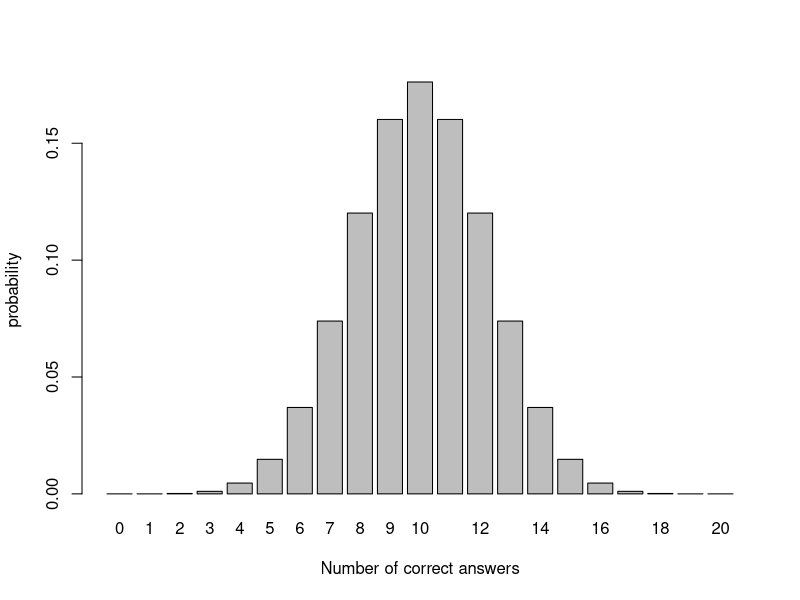
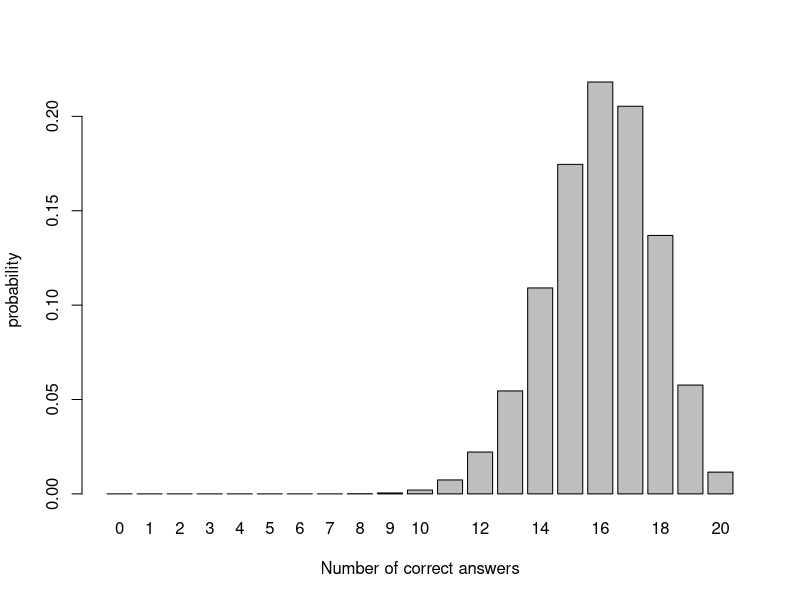
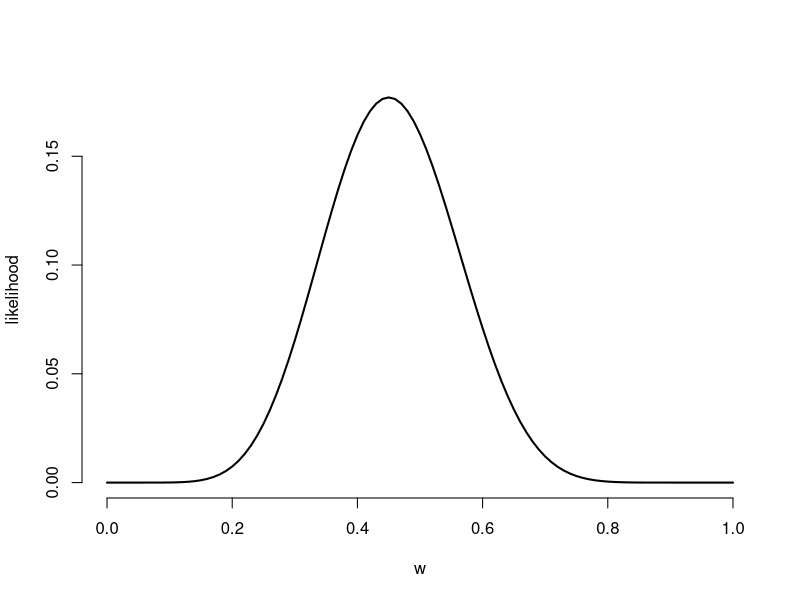
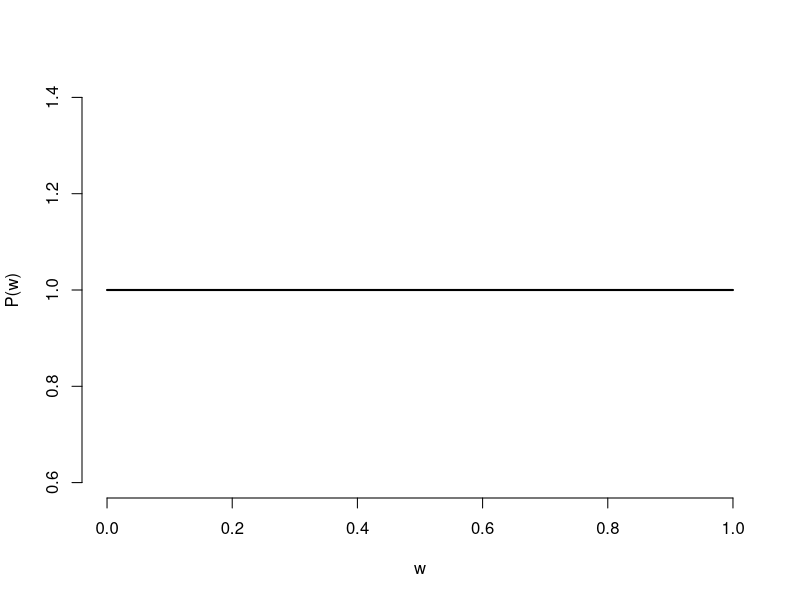
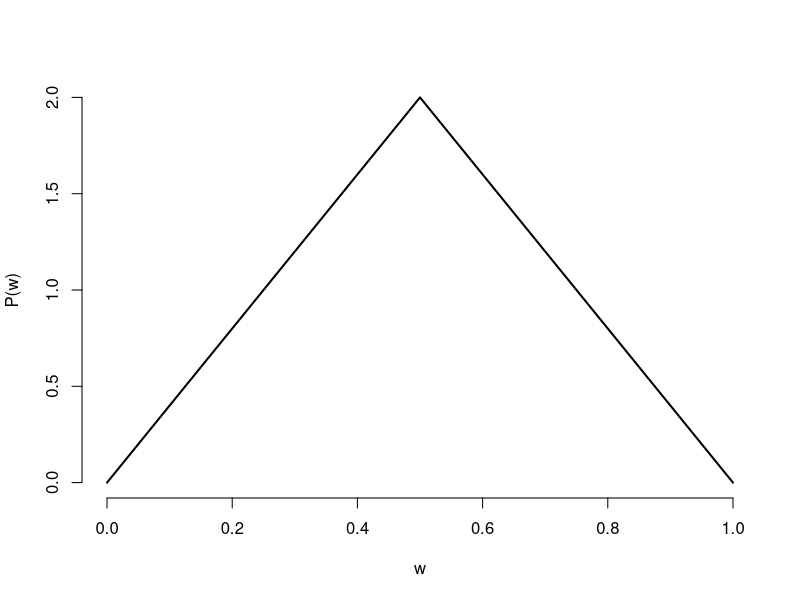
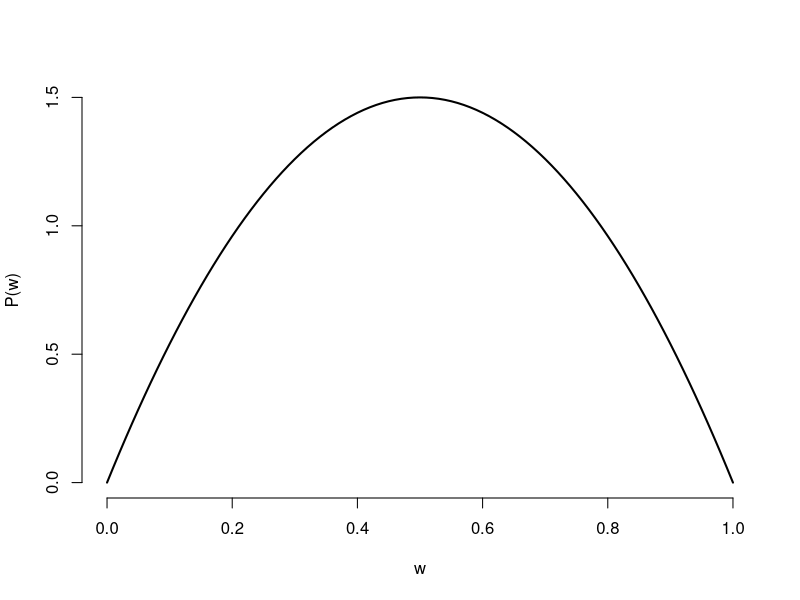
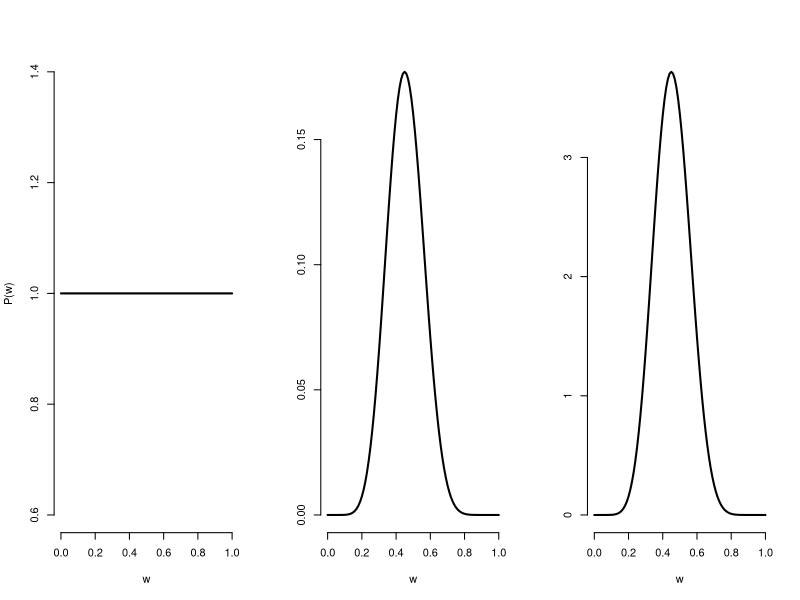
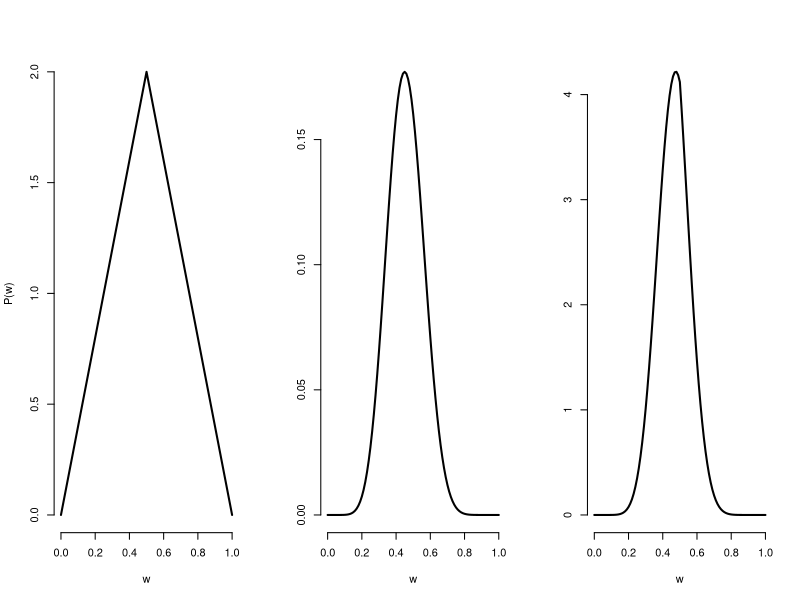

These figures' R source, in order:
# notes for lecture 2


# setup: 20 trials of therapeutic touch experiment
# model: binomial, with parameter w = prob of success
# on each trial
# let's recall how to plot probability distributions 
# for a couple of possible values
# of w: say, w = 0.5 and w = 0.8
x = 0:20  # possible values of observed data
y1 = dbinom(x, size=20, prob=0.5)
y2 = dbinom(x, size=20, prob=0.8)

# plot probability distributions
# these give us "potential" data for a fixed population parameter

barplot(y1, names.arg = 0:20,
        xlab = "Number of correct answers",
        ylab = "probability")
barplot(y2, names.arg = 0:20, 
        xlab = "Number of correct answers",
        ylab = "probability")

# problem of inference is in reverse
# given observed data and two competing models:
# 1. which model most likely to produce data?
# 2. what is the most likely value for the model's parameter(s)?

# our goal is to compute P(M | data)

# Bayes theorem: P(M | data) = P(M) x P(data | M)/P(data)
# or roughly: posterior = prior x likelihood

# example data
d = 9 # gives similar results to Emily Rosa study

# build and plot binomial likelihood
likelihood = function(x) dbinom(d, size=20, prob=x)
curve(likelihood(x), from=0, to=1,
      lwd=2, bty="n",
      xlab="w",
      ylab="likelihood")

# likelihood function is not a probability distribution
# need Bayes theorem to transform it into one

# what prior to use?
# let's consider 3 different ones

# build and plot "uniform" prior
par(mfrow=c(1,1))
prior1 = function(x) dunif(x, min=0, max=1)
curve(prior1(x), from=0, to=1,
      lwd=2, bty="n",
      xlab="w",
      ylab="P(w)")

# build and plot "sharp peaked" prior
prior2 = function(x) ifelse(x<=0.5, 4*x, 4-4*x)
curve(prior2(x), from=0, to=1,
      lwd=2, bty="n",
      xlab="w",
      ylab="P(w)")

# build and plot "smooth peaked" prior
prior3 = function(x) dbeta(x,2,2)
curve(prior3(x), from=0, to=1,
      lwd=2, bty="n",
      xlab="w",
      ylab="P(w)")

# technical note: prior x likelihood is not a probability 
# distribution, so must "normalize" -- i.e., divide by area 
# under this curve the resulting function 
# is a probability distribution

# need area under prior x likelihood for each prior:
area1 = integrate(function(x) (prior1(x)*likelihood(x)), 0,1)$value
area2 = integrate(function(x) (prior2(x)*likelihood(x)), 0,1)$value
area3 = integrate(function(x) (prior3(x)*likelihood(x)), 0,1)$value


# construct posteriors
posterior1 = function(x){
  prior1(x)*likelihood(x)/area1
}

posterior2 = function(x){
  prior2(x)*likelihood(x)/area2
}

posterior3 = function(x){
  prior3(x)*likelihood(x)/area3
}


#  plot posteriors

par(mfrow=c(1,3))

curve(prior1(x), from=0, to=1,
      lwd=2, bty="n",
      xlab="w",
      ylab="P(w)")

curve(likelihood(x), from=0, to=1,
      lwd=2, bty="n",
      xlab="w",
      ylab="")

curve(posterior1(x), from=0, to=1,
      lwd=2, bty="n",
      xlab="w",
      ylab="")

curve(prior2(x), from=0, to=1,
      lwd=2, bty="n",
      xlab="w",
      ylab="P(w)")

curve(likelihood(x), from=0, to=1,
      lwd=2, bty="n",
      xlab="w",
      ylab="")

curve(posterior2(x), from=0, to=1,
      lwd=2, bty="n",
      xlab="w",
      ylab="")


curve(prior3(x), from=0, to=1,
      lwd=2, bty="n",
      xlab="w",
      ylab="P(w)")

curve(likelihood(x), from=0, to=1,
      lwd=2, bty="n",
      xlab="w",
      ylab="")

curve(posterior3(x), from=0, to=1,
      lwd=2, bty="n",
      xlab="w",
      ylab="")



# build and plot 95% credible intervals
par(mfrow=c(1,1))

# uniform prior 
# need to roll my own CDF function
cdf = function(x) integrate(posterior1, 0, x)$value
qPost = function(p){
  tempf = function(t) cdf(t)-p
  return(uniroot(tempf,c(0,1))$root)
}

a = qPost(0.025)
m = qPost(0.5) # median
b = qPost(0.975)

w = seq(0,1,length.out=200)
plot(w, posterior1(w), type="l", 
     ylim=c(0,5), lwd=2, lty=1, bty="n",
     ylab="P(w)")
region = (w > a & w < b)
y = posterior1(w)
X = c(w[region][1], w[region], rev(w[region])[1])
Y = c(0,y[region],0)
polygon(X,Y, border=1, col="gray")
text(a,1.1*posterior1(a), sprintf("%0.3f",a), pos=2)
text(b,1.1*posterior1(b), sprintf("%0.3f",b), pos=4)
lines(c(m,m), c(0,posterior1(m)), lty=2)
text(m,posterior1(m), sprintf("%0.3f",m), pos=3)

# sharp peaked prior 
# need to roll my own CDF function
cdf = function(x) integrate(posterior2, 0, x)$value
qPost = function(p){
  tempf = function(t) cdf(t)-p
  return(uniroot(tempf,c(0,1))$root)
}

a = qPost(0.025)
m = qPost(0.5) # median
b = qPost(0.975)

w = seq(0,1,length.out=200)
plot(w, posterior2(w), type="l", 
     ylim=c(0,5), lwd=2, lty=1, bty="n",
     ylab="P(w)")
region = (w > a & w < b)
y = posterior2(w)
X = c(w[region][1], w[region], rev(w[region])[1])
Y = c(0,y[region],0)
polygon(X,Y, border=1, col="gray")
text(a,1.1*posterior2(a), sprintf("%0.3f",a), pos=2)
text(b,1.1*posterior2(b), sprintf("%0.3f",b), pos=4)
lines(c(m,m), c(0,posterior2(m)), lty=2)
text(m,posterior2(m), sprintf("%0.3f",m), pos=3)

# smooth peaked prior 
cdf = function(x) integrate(posterior3, 0, x)$value
qPost = function(p){
  tempf = function(t) cdf(t)-p
  return(uniroot(tempf,c(0,1))$root)
}

a = qPost(0.025)
m = qPost(0.5) # median
b = qPost(0.975)

w = seq(0,1,length.out=200)
plot(w, posterior3(w), type="l", 
     ylim=c(0,5), lwd=2, lty=1, bty="n",
     ylab="P(w)")
region = (w > a & w < b)
y = posterior3(w)
X = c(w[region][1], w[region], rev(w[region])[1])
Y = c(0,y[region],0)
polygon(X,Y, border=1, col="gray")
text(a,1.1*posterior3(a), sprintf("%0.3f",a), pos=2)
text(b,1.1*posterior3(b), sprintf("%0.3f",b), pos=4)
lines(c(m,m), c(0,posterior3(m)), lty=2)
text(m,posterior3(m), sprintf("%0.3f",m), pos=3)



# Bayes factors from prior predictive

N=20

priorPred1 = function(x, N, lo, hi) {  # uniform prior
  y = numeric(length(x))
  for (i in 1:length(x)) {
    y[i] = integrate(function(w) dunif(w, lo, hi) * dbinom(x[i], N, w),
                     0, 1, subdivisions = 10000L,
                     rel.tol = 1e-4, 
                     abs.tol = 1e-4,
                     stop.on.error = TRUE,
                     keep.xy = FALSE, 
                     aux = NULL)$value
  }
  y
}

priorPred2 = function(x, N) {  # beta(2,2) prior
  y = numeric(length(x))
  for (i in 1:length(x)) {
    y[i] = integrate(function(w) dbeta(w, 2, 2) * dbinom(x[i], N, w),
                     0, 1, subdivisions = 10000L,
                     rel.tol = 1e-4, 
                     abs.tol = 1e-4,
                     stop.on.error = TRUE,
                     keep.xy = FALSE, 
                     aux = NULL)$value
  }
  y
}

# plot prior predictives under each model M0 and M1

input = 0:N
output0 = function(x,n) dbinom(x, n, 0.5)
output1 = function(x,n) priorPred1(x, n, lo=0, hi=1)
output2 = function(x,n) priorPred2(x, n)

yax0 = output0(input, N)
yax1 = output1(input, N)
yax2 = output2(input, N)


# plot 1 -- uniform prior
may0 = max(yax0)
may1 = max(yax1)
rang = may0 + may1
arfrac = 1/36
arlen = 8

# plot text

barplot(yax1, 1, space=.1, names.arg=input, col = "gray50",
        xlab = "predicted number of wins under each hypothesis",
        ylab = "probability",
        ylim=c(-may0-rang*0.25, may1+rang*0.75)
        )
barplot(-yax0, 1, space=.1, col = "gray75", add=TRUE)
abline(h=0)

# observed data?

d=9

x0 = d*1.1 + .65
arrows(x0,  yax1[d+1]+rang*(arlen*arfrac), x0,  yax1[d+1]+rang*(arfrac)*3, .1, lwd = 2)
arrows(x0, -yax0[d+1]-rang*(arlen*arfrac), x0, -yax0[d+1]-rang*(arfrac)*3, .1, lwd = 2)

p0 = output0(d,N)
p1 = output1(d,N)
bf = p0/p1

text(x0, yax1[d+1]+rang*(arlen*arfrac)*1.2, sprintf("P = %.4f", p1), pos=4)
text(x0, -yax0[d+1]-rang*(arlen*arfrac)*1.2, sprintf("P = %.4f", p0), pos=4)
#text(9,0.23, sprintf("Bayes factor = %.2f", bf), pos=1)



# plot 2 - beta(2,2) prior
may0 = max(yax0)
may1 = max(yax2)
rang = may0 + may1
arfrac = 1/36
arlen = 8

# plot text

barplot(yax2, 1, space=.1, names.arg=input, col = "gray50",
        xlab = "predicted number of wins under each hypothesis",
        ylab = "probability",
        ylim=c(-may0-rang*0.25, may1+rang*0.75)
)
barplot(-yax0, 1, space=.1, col = "gray75", add=TRUE)
abline(h=0)

# observed data?

x0 = d*1.1 + .65
arrows(x0,  yax2[d+1]+rang*(arlen*arfrac), x0,  yax1[d+2]+rang*(arfrac)*3, .1, lwd = 2)
arrows(x0, -yax0[d+1]-rang*(arlen*arfrac), x0, -yax0[d+1]-rang*(arfrac)*3, .1, lwd = 2)

p0 = output0(d,N)
p1 = output2(d,N)
bf = p0/p1

text(x0, yax2[d+1]+rang*(arlen*arfrac)*1.2, sprintf("P = %.4f", p1), pos=4)
text(x0, -yax0[d+1]-rang*(arlen*arfrac)*1.2, sprintf("P = %.4f", p0), pos=4)
text(2,0.1, sprintf("Bayes factor = %.2f", bf), pos=4)



